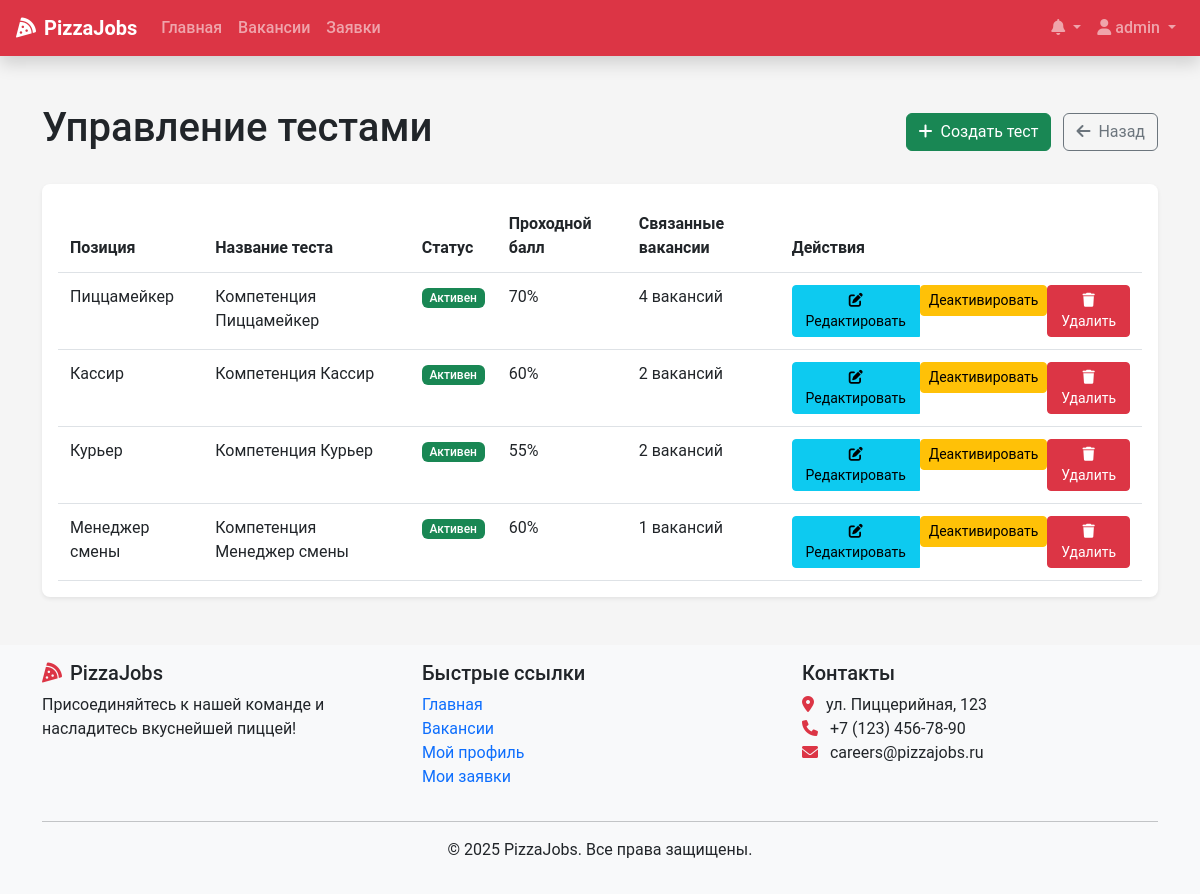
/hr/tests/ (signed in), run on the app's committed database.
### recruitment/models.py (models this page shows, shortened)
class PositionType(models.Model):
    title = models.CharField(max_length=100, unique=True)
    description = models.TextField()

class Test(models.Model):
    position_type = models.OneToOneField(PositionType,
                                         on_delete=models.CASCADE,
                                         related_name='test')
    title = models.CharField(max_length=200)
    description = models.TextField()
    time_limit = models.IntegerField(help_text="Time limit in minutes")
    passing_score = models.IntegerField(default=70)
    is_active = models.BooleanField(default=True)

### recruitment/views.py (the view)
# urls.py: path('hr/tests/', views.manage_tests, name='manage_tests'),
@login_required
@hr_required
def manage_tests(request):
    position_types = PositionType.objects.all().prefetch_related('test', 'vacancies')
    return render(request, 'hr/all_tests.html', {'position_types': position_types})

### recruitment/context_processors.py (called while the page is built, shortened)
def notifications_context(request):
    context = {}
    if request.user.is_authenticated:
        latest_notifications = Notification.objects.filter(
            user=request.user
        ).order_by('-created_at')[:5]
        unread_count = Notification.objects.filter(
            user=request.user,
            read=False
        ).count()
        context.update({
            'latest_notifications': latest_notifications,
            'unread_count': unread_count,
        })
    return context

### templates/hr/all_tests.html (shortened to what this page needs)
{% extends 'base.html' %}
{% block content %}
<div class="container py-4">
    <div class="d-flex justify-content-between align-items-center mb-4">
        <h1>Управление тестами</h1>
        <div>
            <a href="{% url 'select_position_for_test' %}" class="btn btn-success">
                <i class="fas fa-plus me-2"></i>Создать тест
            </a>
            <a href="{% url 'hr_dashboard' %}" class="btn btn-outline-secondary ms-2">
                <i class="fas fa-arrow-left me-2"></i>Назад
            </a>
        </div>
    </div>
    <div class="card shadow">
        <div class="card-body">
            <div class="table-responsive">
                <table class="table">
                    <thead>
                        <tr>
                            <th>Позиция</th>
                            <th>Название теста</th>
                            <th>Статус</th>
                            <th>Проходной балл</th>
                            <th>Связанные вакансии</th>
                            <th>Действия</th>
                        </tr>
                    </thead>
                    <tbody>
                        {% for position_type in position_types %}
                            <tr>
                                <td>{{ position_type.title }}</td>
                                <td>
                                    {% if position_type.test %}
                                        {{ position_type.test.title }}
                                    {% else %}
                                        <span class="text-muted">Нет теста</span>
                                    {% endif %}
                                </td>
                                <td>
                                    {% if position_type.test %}
                                        <span class="badge {% if position_type.test.is_active %}bg-success{% else %}bg-warning{% endif %}">
                                            {{ position_type.test.is_active|yesno:"Активен,Неактивен" }}
                                        </span>
                                    {% else %}
                                        <span class="badge bg-secondary">Отсутствует</span>
                                    {% endif %}
                                </td>
                                <td>
                                    {% if position_type.test %}
                                        {{ position_type.test.passing_score }}%
                                    {% else %}
                                        -
                                    {% endif %}
                                </td>
                                <td>
                                    {{ position_type.vacancies.count }} вакансий
                                </td>
                                <td>
                                    {% if position_type.test %}
                                        <div class="btn-group">
                                            <a href="{% url 'edit_test' position_type.test.id %}" class="btn btn-sm btn-info">
                                                <i class="fas fa-edit"></i> Редактировать
                                            </a>
                                            <form method="post" action="{% url 'toggle_test' position_type.test.id %}" class="d-inline">
                                                <button type="submit" class="btn btn-sm btn-{{ position_type.test.is_active|yesno:'warning,success' }}">
                                                    {{ position_type.test.is_active|yesno:'Деактивировать,Активировать' }}
                                                </button>
                                            </form>
                                            <form method="post" action="{% url 'delete_test' position_type.test.id %}" class="d-inline" onsubmit="return confirm('Вы уверены, что хотите удалить этот тест? Это действие нельзя отменить.');">
                                                <button type="submit" class="btn btn-sm btn-danger">
                                                    <i class="fas fa-trash"></i> Удалить
                                                </button>
                                            </form>
                                        </div>
                                    {% else %}
                                        <a href="{% url 'create_test' position_type.id %}" class="btn btn-sm btn-primary">
                                            <i class="fas fa-plus"></i> Создать тест
                                        </a>
                                    {% endif %}
                                </td>
                            </tr>
                        {% endfor %}
                    </tbody>
                </table>
            </div>
        </div>
    </div>
</div>
{% endblock %}

### templates/base.html (shortened to what this page needs)
<!DOCTYPE html>
<html lang="ru">
<head>
    <link href="https://cdn.jsdelivr.net/npm/bootstrap@5.3.0-alpha1/dist/css/bootstrap.min.css" rel="stylesheet">
    <link rel="stylesheet" href="https://cdnjs.cloudflare.com/ajax/libs/font-awesome/6.0.0/css/all.min.css">
    <link rel="stylesheet" href="/static/css/main.css">
</head>
<body>
    <nav class="navbar navbar-expand-lg navbar-dark bg-danger shadow">
            <div class="container-fluid px-3">
                <a class="navbar-brand fw-bold" href="{% url 'home' %}">
                    <i class="fas fa-pizza-slice me-2"></i><span class="d-none d-sm-inline">Pizza</span>Jobs
                </a>
            <div class="collapse navbar-collapse" id="navbarNav">
                    <ul class="navbar-nav me-auto">
                        <li class="nav-item">
                            <a class="nav-link" href="{% url 'home' %}">
                                Главная
                            </a>
                        </li>
                        <li class="nav-item">
                            <a class="nav-link" href="{% url 'vacancy_list' %}">
                                Вакансии
                            </a>
                        </li>
                        {% if user.is_authenticated %}
                        <li class="nav-item">
                            <a class="nav-link" href="{% url 'application_list' %}">Заявки</a>
                        </li>
                    {% endif %}
                </ul>
                <ul class="navbar-nav">
                        {% if user.is_authenticated %}
                            <li class="nav-item dropdown d-none d-lg-block">
                                <a class="nav-link dropdown-toggle position-relative" href="#" id="notificationDropdown" role="button" data-bs-toggle="dropdown">
                                    <i class="fas fa-bell"></i>
                            </a>
                        </li>
                        <li class="nav-item dropdown">
                            <a class="nav-link dropdown-toggle" href="#" id="userDropdown" role="button" data-bs-toggle="dropdown">
                                <i class="fas fa-user"></i> {{ user.username }}
                            </a>
                        </li>
                    {% endif %}
                </ul>
            </div>
        </div>
    </nav>
    <main class="py-4">
        {% block content %}{% endblock %}
    </main>
    <footer class="footer mt-auto py-3 bg-light">
        <div class="container">
            <div class="row">
                <div class="col-md-4">
                    <h5><i class="fas fa-pizza-slice text-danger me-2"></i>PizzaJobs</h5>
                    <p>Присоединяйтесь к нашей команде и насладитесь вкуснейшей пиццей!</p>
                </div>
                <div class="col-md-4">
                    <h5>Быстрые ссылки</h5>
                    <ul class="list-unstyled">
                        <li><a href="{% url 'home' %}" class="text-decoration-none">Главная</a></li>
                        <li><a href="{% url 'vacancy_list' %}" class="text-decoration-none">Вакансии</a></li>
                        {% if user.is_authenticated %}
                            <li><a href="{% url 'view_profile' %}" class="text-decoration-none">Мой профиль</a></li>
                            <li><a href="{% url 'application_list' %}" class="text-decoration-none">Мои заявки</a></li>
                        {% else %}
                            <li><a href="{% url 'login' %}" class="text-decoration-none">Войти</a></li>
                            <li><a href="{% url 'register' %}" class="text-decoration-none">Регистрация</a></li>
                        {% endif %}
                    </ul>
                </div>
                <div class="col-md-4">
                    <h5>Контакты</h5>
                    <address>
                        <i class="fas fa-map-marker-alt text-danger me-2"></i> ул. Пиццерийная, 123<br>
                        <i class="fas fa-phone text-danger me-2"></i> +7 (123) 456-78-90<br>
                        <i class="fas fa-envelope text-danger me-2"></i> careers@pizzajobs.ru
                    </address>
                </div>
            </div>
            <hr>
            <div class="text-center">
                <p>&copy; 2025 PizzaJobs. Все права защищены.</p>
            </div>
        </div>
    </footer>
</body>
</html>

### static/css/main.css (style rules this page uses)
:root { --pizza-red: #dc3545; --pizza-green: #198754; --pizza-white: #ffffff; --pizza-light: #f8f9fa; --pizza-dark: #212529; --pizza-secondary: #6c757d; }
body { font-family: 'Roboto', 'Segoe UI', Arial, sans-serif; color: var(--pizza-dark); background-color: #f5f5f5; min-height: 100vh; display: flex; flex-direction: column; }
main { flex: 1; }
.card { border-radius: 0.5rem; border: none; overflow: hidden; }
.card.shadow { box-shadow: 0 0.125rem 0.25rem rgba(0, 0, 0, 0.075) !important; }
.navbar-dark.bg-danger { background-color: var(--pizza-red) !important; }
.nav-link { font-weight: 500; }
.navbar-brand { font-weight: 700; }
.footer { background-color: var(--pizza-light); padding: 2rem 0; margin-top: auto; }
.badge { font-weight: 500; padding: 0.35em 0.65em; }
.table { margin-bottom: 0; }
.table > :not(caption) > * > * { padding: 0.75rem; }
.badge.bg-success { background-color: #198754 !important; }

### data on the page
PositionType: title "Пиццамейкер", test "Компетенция Пиццамейкер", test.is_active "Активен", test.passing_score "70", vacancies.count "4", test.is_active "Деактивировать"
PositionType: title "Кассир", test "Компетенция Кассир", test.is_active "Активен", test.passing_score "60", vacancies.count "2", test.is_active "Деактивировать"
PositionType: title "Курьер", test "Компетенция Курьер", test.is_active "Активен", test.passing_score "55", vacancies.count "2", test.is_active "Деактивировать"
PositionType: title "Менеджер смены", test "Компетенция Менеджер смены", test.is_active "Активен", test.passing_score "60", vacancies.count "1", test.is_active "Деактивировать"

### other printed values
{{ user.username }} "admin"
